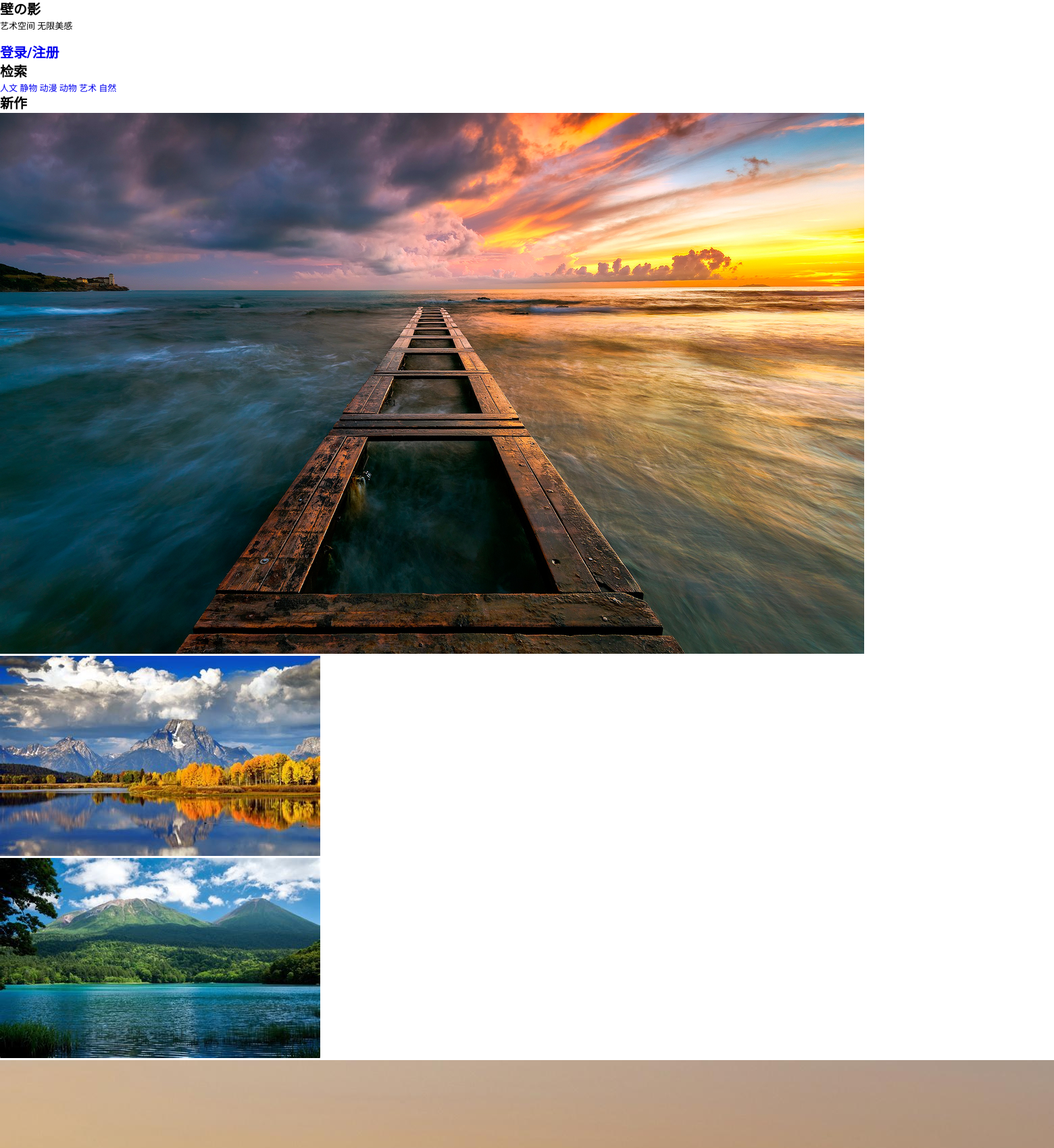
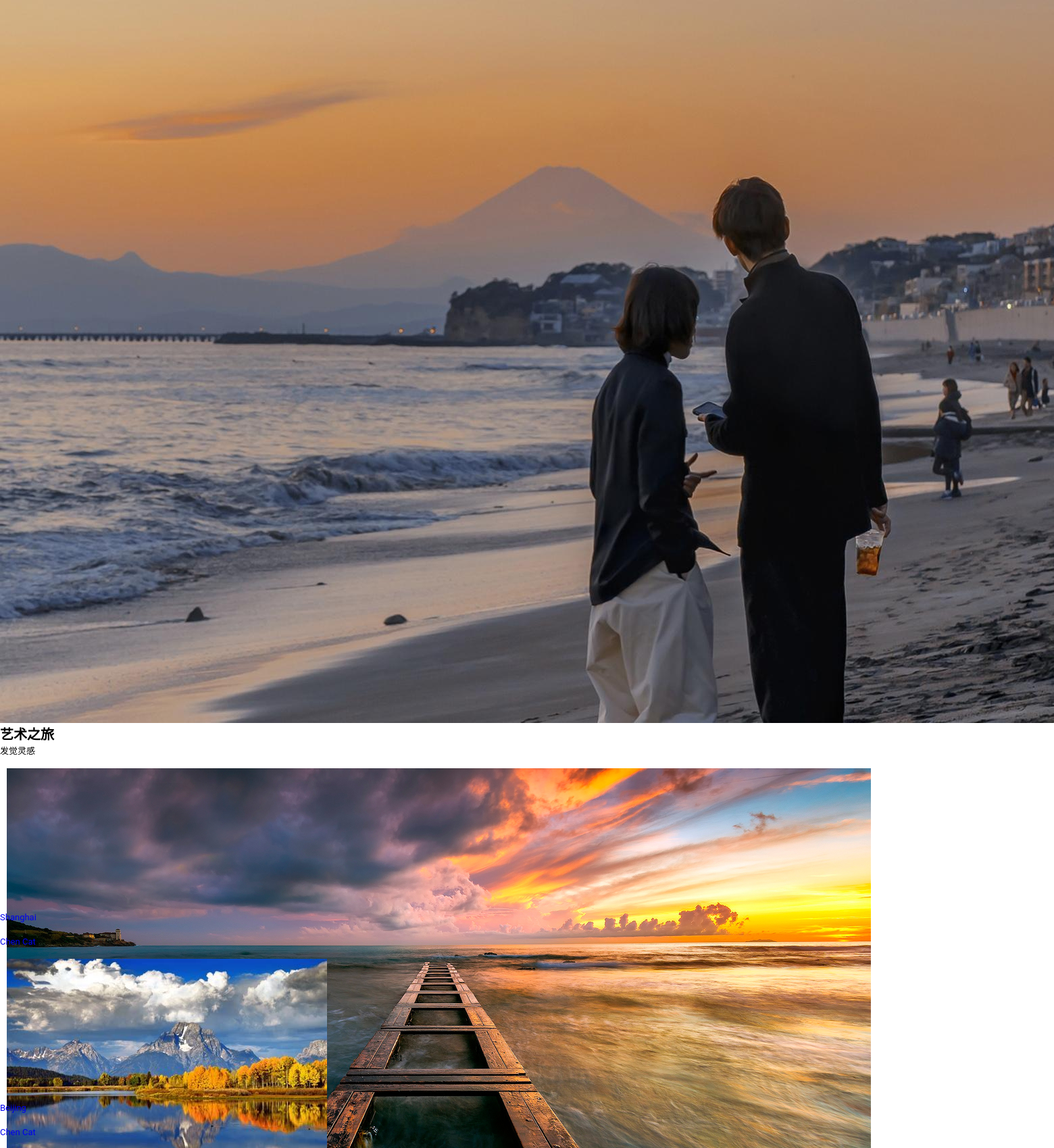
The page / (upper part) on the database its author committed (2 pictures, top to bottom).
### app.py (models this page shows)
class WallPaper(db.Model):  # 表名将会是 wallpaper
    id = db.Column(db.Integer, primary_key=True)  # 主键
    uploader = db.Column(db.String(20))  # 上传者
    location = db.Column(db.String(20),default='快乐星球')  # 地点
    theme = db.Column(db.String(10)) #主题
    name = db.Column(db.String(20)) #名字

### app.py (the view)
@app.route('/')
def index():
    user = User.query.first()  # 读取用户记录
    papers = WallPaper.query.all()  # 读取所有电影记录
    papers = safework(papers)
    print(papers)
    recent_papers = WallPaper.query.order_by(WallPaper.id).limit(4).all()
    return render_template('index.html', user=user, papers=papers ,recent_papers = recent_papers)
    return render_template('index.html')
    return jsonify({'code':1000})

### wallpaperextend.py (called while the page is built)
def safework(wallpapers):
    path = os.path.join(os.path.dirname(__file__), 'static/images')
    print(path)
    images = os.listdir(path)
    print(images)
    imagelist = {}
    for image in images:
        prefix = image.split('.')[0]
        imagelist[prefix] = os.path.join(path.split('static/')[1],image)
    print(imagelist)
    print('ttttttt')
    print(wallpapers)
    for paper in wallpapers:
        print(paper)
        print(paper.name)
        if paper.name in imagelist:
            paper.name = imagelist[paper.name]
    for one in wallpapers:
        print(one.name)
    return wallpapers

### templates/index.html (shortened to what this page needs)
<!DOCTYPE html>
<html lang="ja">
<head>
	<link rel='stylesheet' id='wp-block-library-css'  href='https://shootest.jp/wp-includes/css/dist/block-library/style.min.css' type='text/css' media='all' />
<link rel='stylesheet' id='style-css'  href="{{ url_for('static', filename = 'style.css') }}" type='text/css' media='all' />
<link rel='stylesheet' id='common2-css'  href='https://shootest.jp/wp-content/themes/shootest_v4/lib/css/common.css' type='text/css' media='all' />
<link rel='stylesheet' id='fonts-css'  href='https://shootest.jp/wp-content/themes/shootest_v4/css/fonts.css' type='text/css' media='all' />
<link rel='stylesheet' id='boxer-css'  href='https://shootest.jp/wp-content/themes/shootest_v4/css/jquery.fs.boxer.min.css' type='text/css' media='all' />
<link rel='stylesheet' id='font-awesome-css'  href='https://maxcdn.bootstrapcdn.com/font-awesome/4.7.0/css/font-awesome.min.css' type='text/css' media='all' />
<link rel='stylesheet' id='modal-css'  href='https://shootest.jp/wp-content/themes/shootest_v4/css/jquery.modal.min.css' type='text/css' media='all' />
<link rel='stylesheet' id='index-css'  href='https://shootest.jp/wp-content/themes/shootest_v4/lib/css/index.css' type='text/css' media='all' />
</head>
<div id="ibContainer" class="container-full">
  <div id="ibInner">
    <div id="ibSlideWrapper">
      <div id="ibSlideCont">
        <div class="ib-copy-inner">
          <h2>壁の影</h2>
          <p>艺术空间 无限美感</p>
        </div>
      </div>
    </div>
  </div>
</div>
<section id="homeSearch">
  <div class="home-search-inner contents">
    <div class="search-keyword">
      <div class="search-box-inner">
        {% if  current_user.is_authenticated %}
          <h2 class="search-ttl"> <a href="{{ url_for('mypaper',username = current_user.username) }}">我的</a> <a href="{{ url_for('logout') }}">登出</a> </h2>
        {% else %}
          <h2 class="search-ttl"> <a href="{{ url_for('login') }}">登录/注册</a> </h2>
        {% endif %}
        <h2 class="search-ttl">检索</h2>
        <div class="search-word-container">
              <a href = "{{ url_for('search', theme = 'rw') }}" class="word-item">人文</a>
              <a href = "{{ url_for('search', theme = 'jw') }}" class="word-item">静物</a>
              <a href = "{{ url_for('search', theme = 'dm') }}" class="word-item">动漫</a>
              <a href = "{{ url_for('search', theme = 'dw') }}" class="word-item">动物</a>
              <a href = "{{ url_for('search', theme = 'art') }}" class="word-item">艺术</a>
              <a href = "{{ url_for('search', theme = 'zr') }}" class="word-item">自然</a>
        </div>
      </div>
    </div>
    <div class="search-gallery">
      <div class="search-box-inner">
        <div class="search-ttl-block">
          <h2 class="search-ttl">新作<span>
        </div>
        <div class="home-gallery-container">
          {% for paper in recent_papers %}
          <div class="home-gallery-item trim-cover">
            <a href= {{ url_for('static', filename= paper.name)}} class="boxer" data-gallery="top-gallery" title="">
              <img src = {{ url_for('static', filename= paper.name)}} alt="aL/Right STUDIO.">
            </a>
          </div>
                {% endfor %}
        </div>
      </div>
    </div>
  </div>
</section>
<section id="pickup" class="contents">
  <div class="home-section-inner pb0">
    <div class="home-section-ttl">
      <h2 class="f-alp">艺术之旅</h2>
      <p>发觉灵感</p>
    </div>
    <div class="home-pickup-container">
        {% for paper in papers %}
            <article class="home-pickup-item hover-fade">
                <a href = {{ url_for('static', filename= paper.name)}} class="tdn">
                    <div class="photo"><img src = {{ url_for('static', filename= paper.name)}}  alt="wallpaper"></div>
                    <div class="pickup-data">
                                    <div class="category-wrap">
                        <p class="studio-area">
                        {{ paper.location }}                              </p>
                        <p class="studio-scene">
                        {{ paper.uploader }}                               </p>
                    </div>
                    </div>
                </a>
            </article>
        {% endfor %}
    </div>
  </div>
</section>
</body>
</html>

### static/style.css (style rules this page uses)
html,body { width: 100%; }
html { font-size:62.5%; }
body,div,p,ul,ol,li,table,tr,th,td,article,aside,details,figcaption,figure,footer,header,hgroup,nav,section,address { font-size:13px; font-size:1.3rem; }
span,a { font-size:1em; }
html, body, div, span, applet, object, iframe, h1, h2, h3, h4, h5, h6, p, blockquote, pre, a, abbr, acronym, address, big, cite, code, del, dfn, em, font, ins, kbd, q, s, samp, small, strike, strong, sub, sup, tt, var, dl, dt, dd, ol, ul, li, fieldset, form, label, legend, table, caption, tbody, tfoot, thead, tr, th, td { border: 0; font-family:'Roboto' , "游ゴシック" , "Yu Gothic" , "游ゴシック体" , "YuGothic" , "ヒラギノ角ゴ Pro W3" , "Hiragino Kaku Gothic Pro" , "Meiryo UI" , "メイリオ" , Meiryo , Osaka , "ＭＳ Ｐゴシック" , "MS PGothic" , sans-serif; font-style: inherit; margin: 0; outline: 0; padding: 0; vertical-align: baseline; word-break: normal; word-wrap: break-word; }
article,aside,details,figcaption,figure,footer,header,hgroup,nav,section,address { display: block; }
html { overflow-y: scroll; -webkit-text-size-adjust: 100%; -ms-text-size-adjust: 100%; }
a { text-decoration: none; overflow:hidden; outline:none; }
h1,h2,h3,h4,h5,h6 { margin: 0; padding:0; line-height:1.4; }
h2 { font-size: 20px; font-size:2rem; }
p { font-size:13px; font-size:1.3rem; line-height:1.7; margin-bottom:14px; overflow-wrap: break-word; }
img { -ms-interpolation-mode: bicubic;border: 0; }
@media screen and (min-width: 641px) { html,body { width: 100%; min-width:1220px; } }
.photo { width: calc(33.33% - 20px); max-height: 200px; width: auto; height: auto; margin: 10px; }

### rows shown on the page
WallPaper: shows a picture, location "Shanghai", uploader "Chen Cat"
WallPaper: shows a picture, location "Beijing", uploader "Chen Cat"
WallPaper: shows a picture
WallPaper: shows a picture
